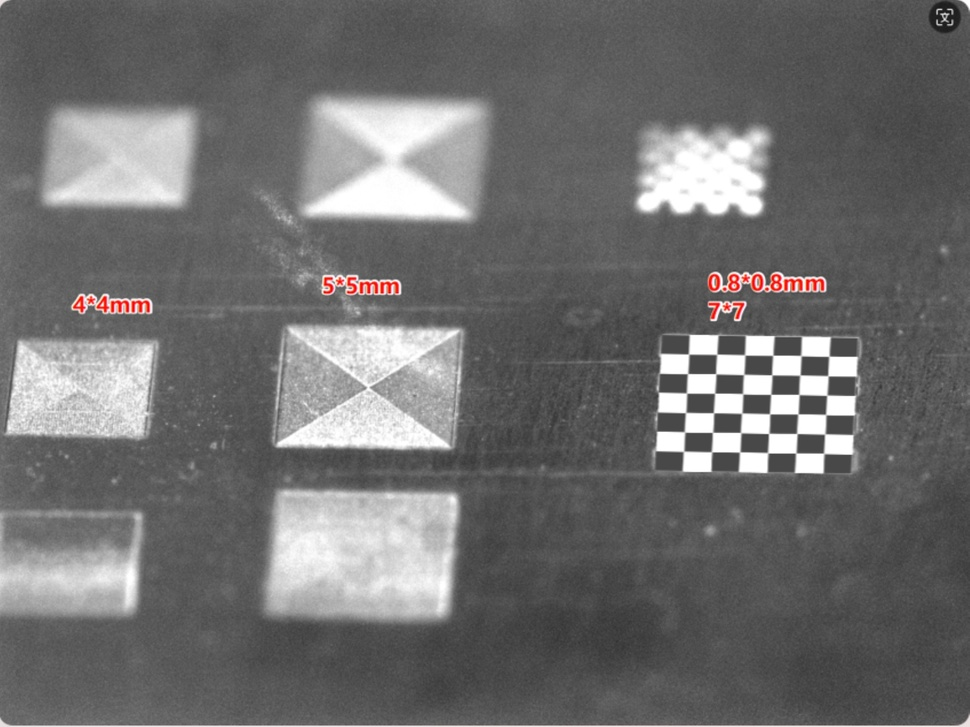
#> input picture src/molten/1021-CCD-left/left-50du-ps.jpg, 970 x 727 px, shrunk from 1600 x 1200 before the run
$ python -i molten_pool.py   (imports and definitions only)   (older library calls are emulated)
#> lines starting #> are read from the running program, lines starting #| are printed output that depends on the picture
#> further down, picture is the input picture: shape (727, 970, 3); mean B, G, R 110.6, 110.7, 111.3
#!/usr/bin/env python
# -*- coding: utf-8 -*-
# @Time    : 2024/10/10 2:49
# @Author  : mihudan~
# @File    : molten_pool
# @Description :

# !/usr/bin/env python
# -*- coding: utf-8 -*-
# @Time    : 2024/5/15 3:16
# @Author  : mihudan~
# @File    : SAMDetector
# @Description :

import numpy as np
import torch
import matplotlib.pyplot as plt
import cv2
import os
from scipy import interpolate
import pandas as pd

# [97 lines left out: functions draw_smooth_contours, draw_ellipse_with_black_background, find_biggest_Contours, get_out_ellipse, not called in this run]


def cal_sobel(img):
    # 计算 Sobel X 方向的梯度
    sobel_x = cv2.Sobel(img, cv2.CV_64F, 1, 0, ksize=3)  # dx=1, dy=0 表示只计算 X 方向
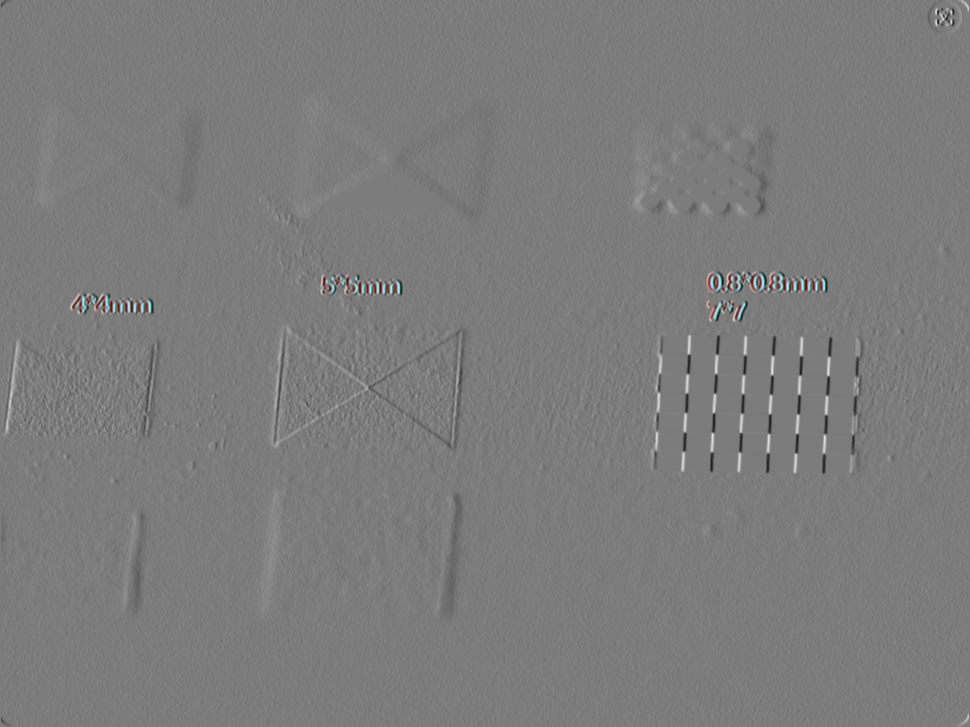
#> sobel_x: shape (727, 970, 3) float64; mean B, G, R -0.3, -0.3, -0.2; drawn with min black and max white
    # 计算 Sobel Y 方向的梯度
    sobel_y = cv2.Sobel(img, cv2.CV_64F, 0, 1, ksize=3)  # dx=0, dy=1 表示只计算 Y 方向
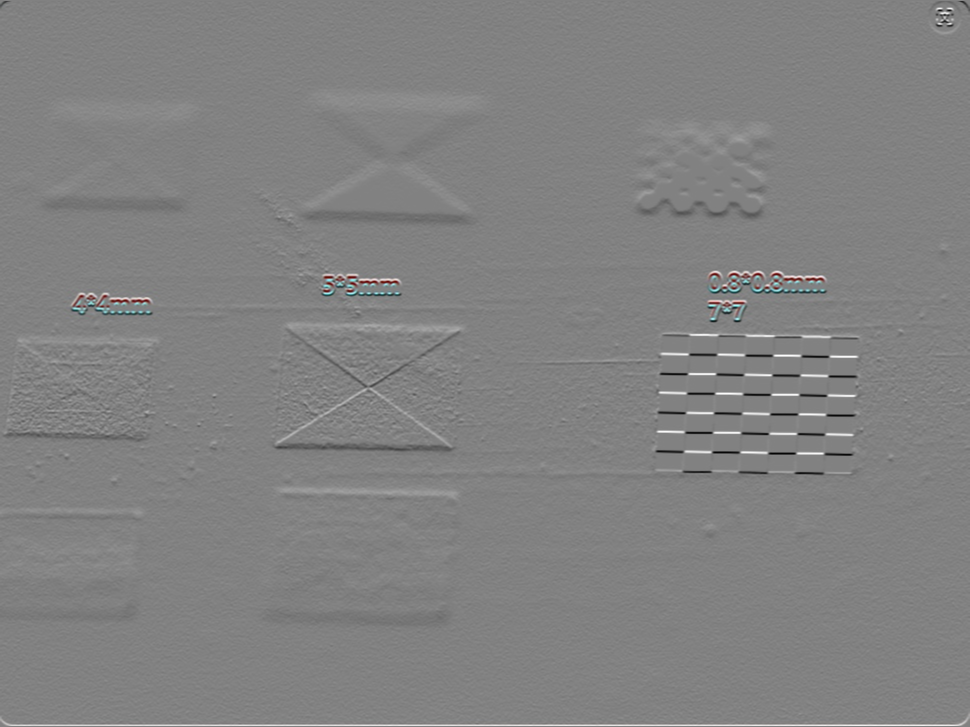
#> sobel_y: shape (727, 970, 3) float64; mean B, G, R 1.1, 1.1, 1.2; drawn with min black and max white
    # 计算梯度的绝对值
    sobel_x_abs = cv2.convertScaleAbs(sobel_x)
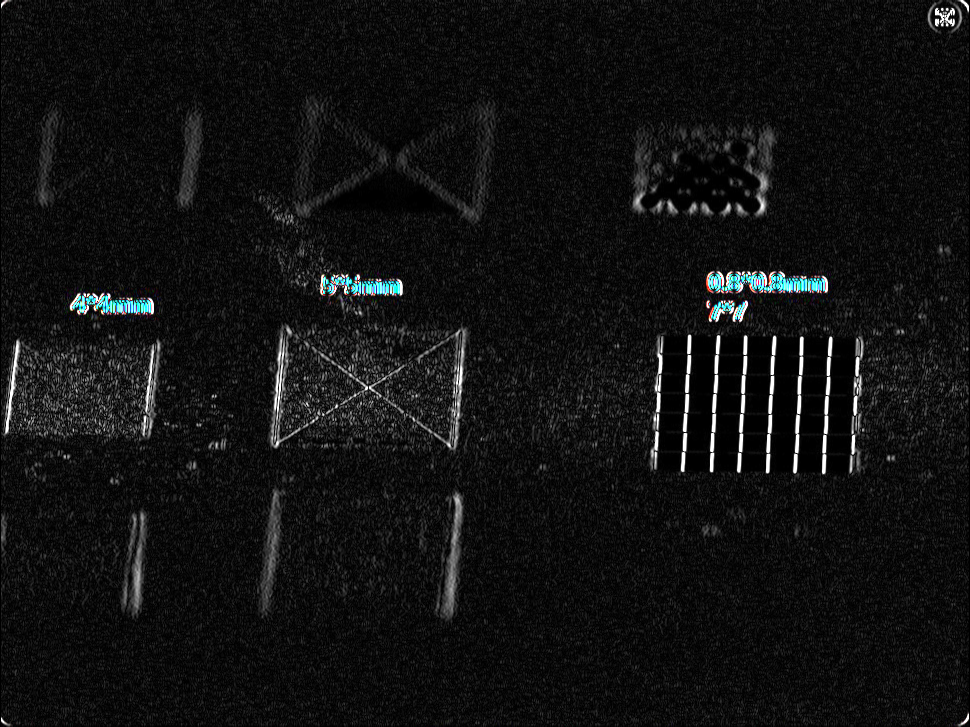
#> sobel_x_abs: shape (727, 970, 3); mean B, G, R 18, 17.9, 17.5
    sobel_y_abs = cv2.convertScaleAbs(sobel_y)
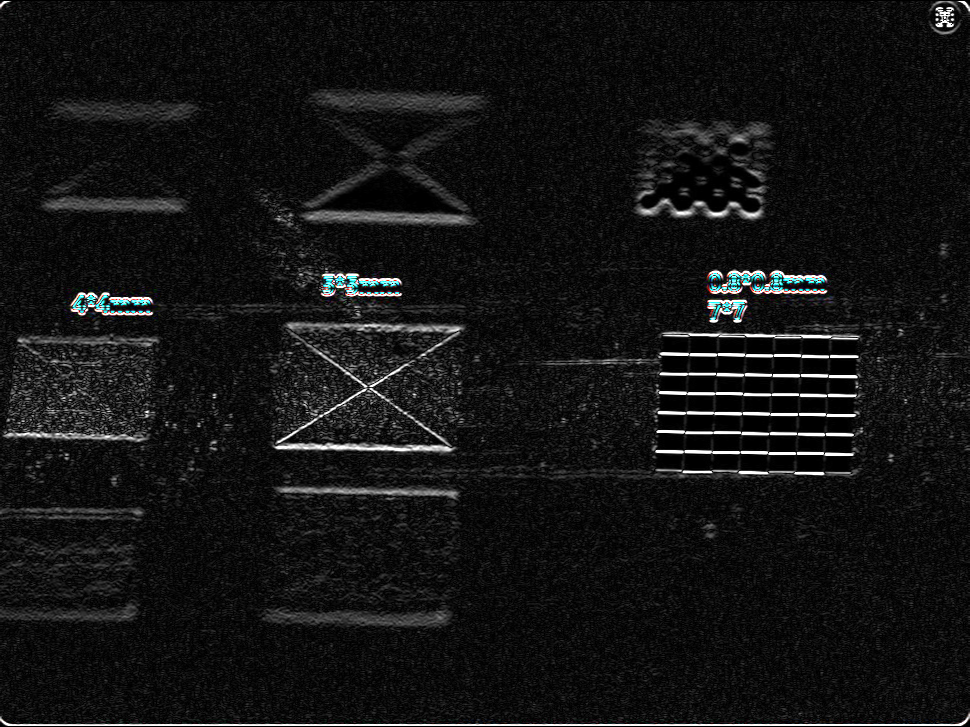
#> sobel_y_abs: shape (727, 970, 3); mean B, G, R 20.1, 20.1, 19.8
    # 合并 X 和 Y 方向的梯度
    sobel_combined = cv2.addWeighted(sobel_x_abs, 0.5, sobel_y_abs, 0.5, 0)
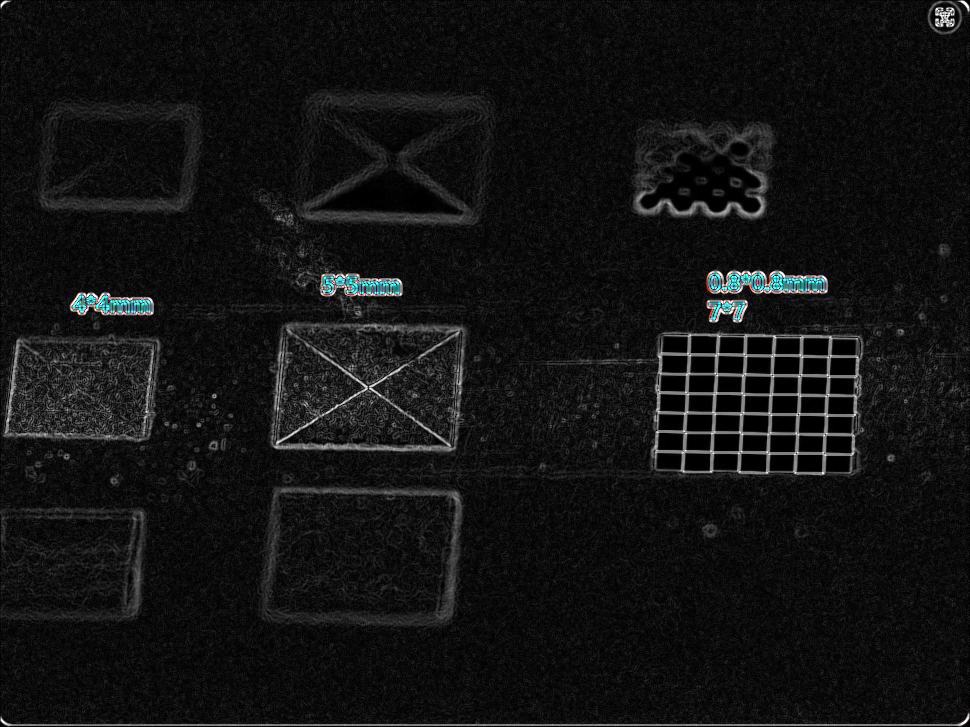
#> sobel_combined: shape (727, 970, 3); mean B, G, R 19, 19, 18.7
    cv2.imshow('Sobel Combined', sobel_combined)
    cv2.waitKey(0)
    cv2.destroyAllWindows()


class Ellipse_Detector():
    """
    通过椭圆拟合检测焊缝
    """
    img = None
    gray = None
    calib_obg = None

    def __init__(self, calib_obg, Debug=True):
        self.Debug = Debug
        self.calib_obg = calib_obg

    def read_img(self, img_path=r'.\1021-CCD-left\left-50du-ps.jpg'):
        self.img = cv2.imread(img_path)

    # [199 lines left out: functions draw_contours_filled, find_first_Contour_right, cal_binary, pre_left, get_major_axis, pre_centor, not called in this run]


class Caliber():
    """
    通过棋盘格标定相机，获取单应性矩阵
    """
    img = None
    gray = None
    H = None

    def __init__(self, Debug=True):
        self.Debug = Debug

    # [166 lines left out: functions read_img, findHomography, cal_distance, test_Homography, calibrateCamera, not called in this run]


class CCD_Pretor():
    """
    通过椭圆拟合检测焊缝
    """
    img = None
    gray = None
    path = None
    directory = r'..\\..\src\molten\1021-CCD-left\centor'

    # [152 lines left out: functions __init__, load_image_files, get_next_frame, get_next_frame_res, get_dir_tiff_res, not called in this run]

import os


# [13 lines left out: function rename_folders, not called in this run]


# [15 lines not run here, left out]

    # [6 lines of commented-out code are left out]

>>> import cv2
>>> picture = cv2.imread('../../src/molten/1021-CCD-left/left-50du-ps.jpg')
>>> result = cal_sobel(picture)
